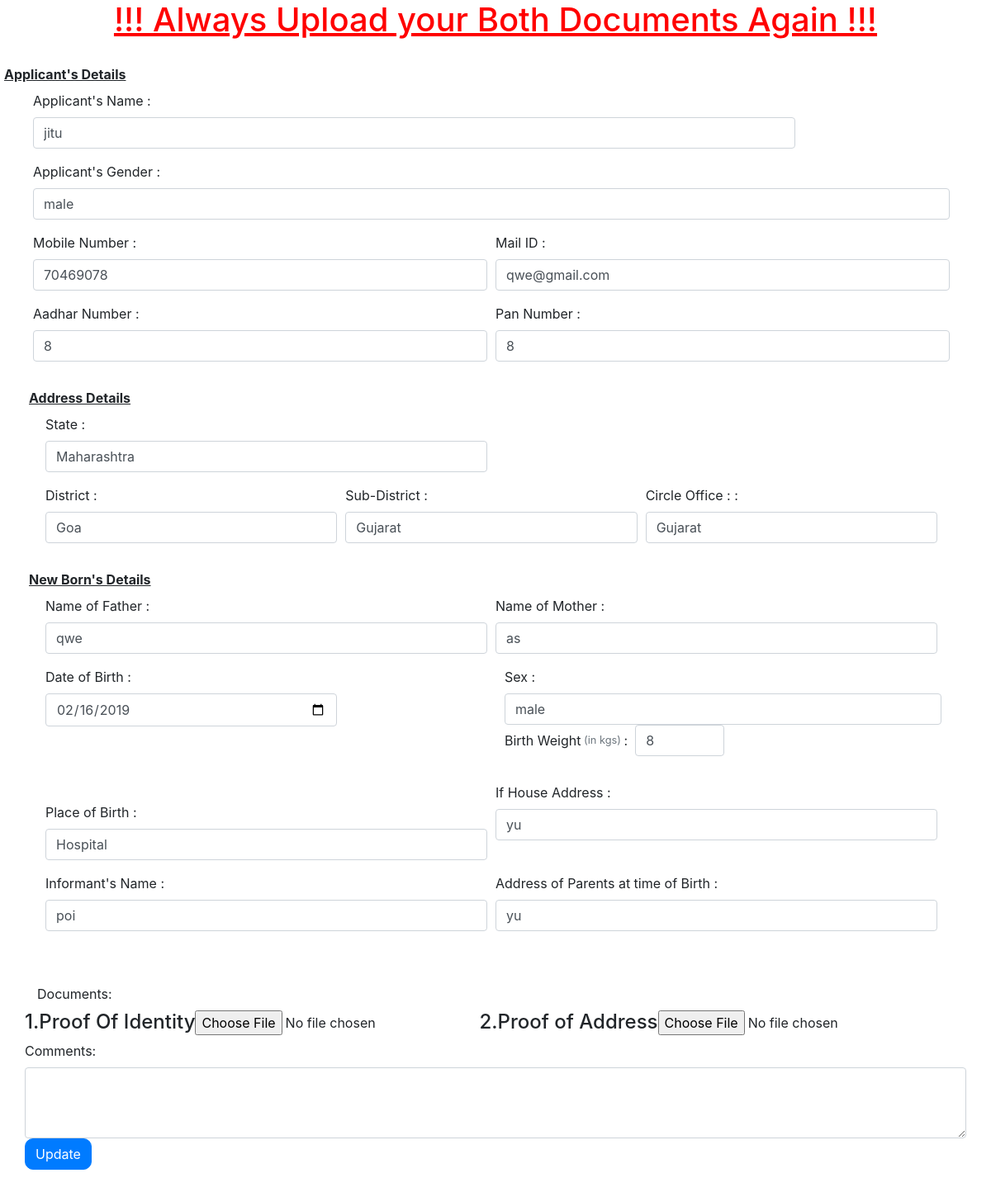
The app's page /birthupdate.php (signed in) with its own data.
### tables this page shows
CREATE TABLE IF NOT EXISTS `birth` (
  `userid` varchar(100) NOT NULL,
  `name` varchar(50) NOT NULL,
  `gender` varchar(15) NOT NULL,
  `mobileno` varchar(10) NOT NULL,
  `mailid` varchar(30) NOT NULL,
  `aadharno` varchar(50) NOT NULL,
  `panno` varchar(20) NOT NULL,
  `state` varchar(50) NOT NULL,
  `district` varchar(50) NOT NULL,
  `subdistrict` varchar(50) NOT NULL,
  `circleoffice` varchar(50) NOT NULL,
  `nameoffather` varchar(50) NOT NULL,
  `nameofmother` varchar(50) NOT NULL,
  `dateofbirth` date NOT NULL,
  `sex` varchar(10) NOT NULL,
  `birthweight` varchar(2) NOT NULL,
  `placeofbirth` varchar(20) NOT NULL,
  `informantsname` varchar(50) NOT NULL,
  `houseaddress` varchar(50) NOT NULL,
  `addressofparents` varchar(50) NOT NULL,
  PRIMARY KEY (`userid`)
);

### birthupdate.php (the view, shortened to what this page needs)
<?php
include "db.php";
$userid = $_SESSION['username'];
?>
<!DOCTYPE html>
<html>
<head>
 <link rel="stylesheet" href="https://maxcdn.bootstrapcdn.com/bootstrap/4.0.0-beta/css/bootstrap.min.css">
</head>
<body>
<h1 style="color: red; margin-bottom: 30px;" align="center"><u>!!! Always Upload your Both Documents Again !!!</u></h1>
	<?php
	$q = "SELECT * FROM birth where userid='$userid'";
		$res = mysqli_query($conn, $q);
		while ($row = mysqli_fetch_array($res,MYSQLI_BOTH)) {
			$name = $row['name'];
			$gender = $row['gender'];
			$mobileno = $row['mobileno'];
			$mailid = $row['mailid'];
			$aadharno = $row['aadharno'];
			$panno = $row['panno'];
			$state = $row['state'];
			$district = $row['district'];
			$subdistrict = $row['subdistrict'];
			$circleoffice = $row['circleoffice'];
			$nameoffather = $row['nameoffather'];
			$nameofmother = $row['nameofmother'];
			$dateofbirth = $row['dateofbirth'];
			$sex = $row['sex'];
			$birthweight = $row['birthweight'];
			$placeofbirth = $row['placeofbirth'];
			$informantsname = $row['informantsname'];
			$houseaddress = $row['houseaddress'];
			$addressofparents =$row['addressofparents'];
			?>
				<form action="birthupdate.php" method="post" enctype="multipart/form-data">
			<div class="container-fluid form-row">
			<div class="form-row">
				<label><b><u>Applicant's Details</u></b></label>
			</div>
			<div class="container mb-3">
			<div class="form-row">
				<div class="form-group col-10">
					<label>Applicant's Name :&nbsp&nbsp</label>
					<input type="text" name="name" placeholder=" Applicant's Name" value="<?php echo $name; ?>" class="form-control">
				</div>
			</div>
			<div class="form-row">
				<div class="form-group col">
					<label>Applicant's Gender :&nbsp&nbsp</label>
					<input type="text"  name="gender" placeholder=" Applicant's Name" value="<?php echo $gender; ?>" class="form-control">
				</div>
			</div>
			<div class="form-row">
				<div class="form-group col">
					<label>Mobile Number :&nbsp&nbsp</label>
					<input type="tel" name="mobileno" value="<?php echo $mobileno; ?>" class="form-control">
				</div>
				<div class="form-group col">
					<label>Mail ID :</label>
					<input type="email" name="mailid" value="<?php echo $mailid; ?>" class="form-control">
				</div>
			</div>
			<div class="form-row">
				<div class="form-group col">
					<label>Aadhar Number :</label>
					<input type="text" name="aadharno" value="<?php echo $aadharno; ?>" class="form-control">
				</div>
				<div class="form-group col">
					<label>Pan Number :</label>
					<input type="text" name="panno" value="<?php echo $panno; ?>" class="form-control">
				</div>
			</div>
			<div class="form-row mt-3">
				<label><b><u>Address Details</u></b></label>
			</div>
			<div class="container">
				<div class="form-row">
					<div class="form-group col-6">
						<label>State :&nbsp&nbsp</label>
 						<input type="text" name="state" value="<?php echo $state; ?>" class="form-control">
					</div>
				</div>
				<div class="form-row">
 					<div class="form-group col">
 						<label for="sel2">District :&nbsp&nbsp</label>
 						<input type="text" name="district" value="<?php echo $district; ?>" class="form-control">
  				</div>
					<div class="form-group col">
						<label for="sel3">Sub-District :&nbsp&nbsp</label>
						<input type="text" name="subdistrict" value="<?php echo $subdistrict; ?>" class="form-control">
					</div>
					<div class="form-group col">
						<label for="sel4">Circle Office : :&nbsp&nbsp</label>
						<input type="text" name="circleoffice" value="<?php echo $circleoffice; ?>" class="form-control">
					</div>
				</div>
			</div>
				<div class="form-row mt-3">
					<label><b><u>New Born's Details</u></b></label>
				</div>
				<div class="container">
					<div class="form-row">
						<div class="form-group col">
							<label>Name of Father :&nbsp&nbsp&nbsp&nbsp</label>
							<input type="text" name="nameoffather" value="<?php echo $nameoffather; ?>" class="form-control">
						</div>
						<div class="form-group col">
							<label>Name of Mother :&nbsp&nbsp</label>
							<input type="text" name="nameofmother" value="<?php echo $nameofmother; ?>" class="form-control">
						</div>
					</div>
					<div class="form-row">
						<div class="form-group col-4">
							<label>Date of Birth :</label>
							<input type="date" name="dateofbirth" value="<?php echo $dateofbirth; ?>" class="form-control">
						</div>
						<div class="form-group col-2">
						</div>
						<div class="form-group col ml-3">
							<div class="form-row">
								<label>Sex :&nbsp&nbsp</label>
								<input type="text" name="sex" value="<?php echo $sex; ?>" class="form-control">
							</div>
							<div class="form-row">
								<label class="form-group form-inline">Birth Weight <small class="text-muted">&nbsp(in kgs)&nbsp</small>:&nbsp&nbsp
								<input type="number" name="birthweight" value="<?php echo $birthweight; ?>" class="form-control col-3"></label>
							</div>
						</div>
					</div>
					<div class="form-row">
						<div class="form-group col">
							<div class="form-row"><br></div>
							<label>Place of Birth :&nbsp&nbsp</label>
							<input type="text" name="placeofbirth" value="<?php echo $placeofbirth; ?>" class="form-control">
						</div>
						<div class="form-group col">
							<label>If House Address :&nbsp&nbsp&nbsp&nbsp</label>
							<input type="text" cols=22 rows=2 name="houseaddress" value="<?php echo $houseaddress; ?>" class="form-control">
						</div>
					</div>
					<div class="form-row">
						<div class="form-group col">
							<label>Informant's Name :&nbsp&nbsp</label>
							<input type="text" name="informantsname" value="<?php echo $informantsname; ?>" class="form-control">
						</div>
						<div class="form-group col">
							<label>Address of Parents at time of Birth :&nbsp&nbsp</label>
							<input type="text" cols=22 rows="2" name="addressofparents" value="<?php echo $addressofparents; ?>" class="form-control">
						</div>
					</div>
				</div>
			</div>
	</div>
<?php
}
?>
<div class="container">
	<div class="row">
		<div class="col-2">
			<label>Documents:</label>
		</div>
		<div class="col-10">
</div>
</div>
<div class="row">
	<h4>1.Proof Of Identity</h4>
		<input type="file" name="image" id="image" /><br>
	<h4>2.Proof of Address</h4>
	<input type="file" name="image1" id="image1" /><br>
</div>
<div class="row">
		<label>Comments:</label><br>
	<textarea name="ucomments" class="form-control" rows="3" required></textarea>
	<input type="submit" class="btn btn-primary" name="update" value="Update" style="border-radius: 10px;"><br>
</div>
</div>
</form>
</body>
</html>

### records on screen
birth: name "jitu", gender "male", mobileno "70469078", mailid "qwe@gmail.com", aadharno "8", panno "8", state "Maharashtra", district "Goa", subdistrict "Gujarat", circleoffice "Gujarat", nameoffather "qwe", nameofmother "as", dateofbirth "02/16/2019", sex "male", birthweight "8", placeofbirth "Hospital", houseaddress "yu", informantsname "poi", addressofparents "yu"
